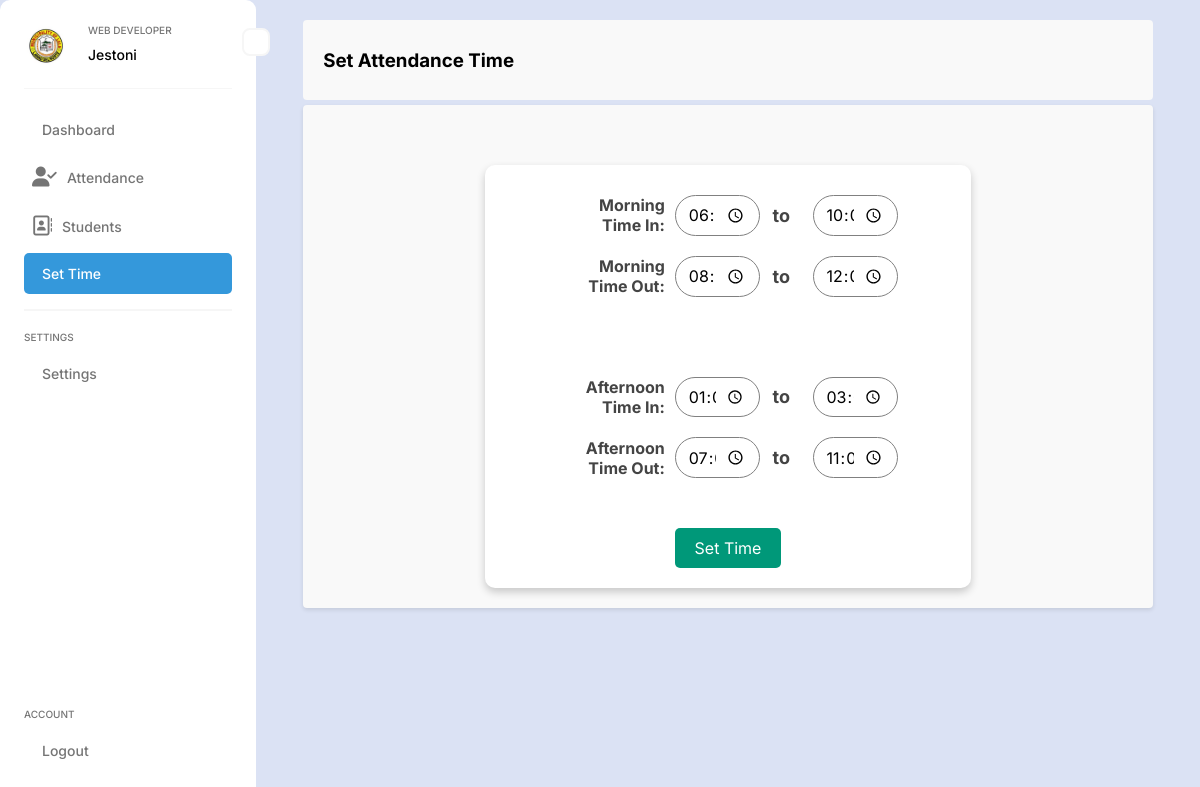
Before: /ADMIN/set_time.php with the older database file.
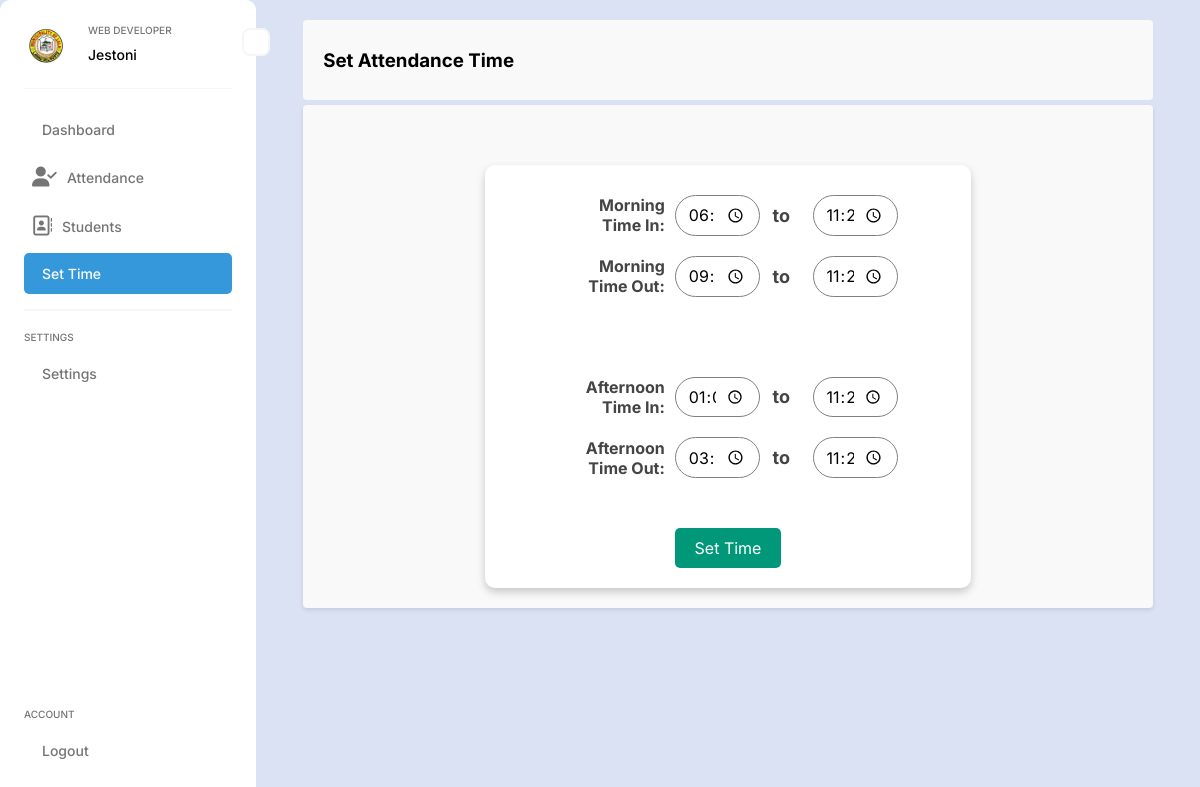
After: the same page with the newer database file.
### tables this page shows
CREATE TABLE `attendance_settings_tbl` (
  `id` int(11) NOT NULL,
  `MORNING_TIME_IN` varchar(10) NOT NULL,
  `TIME_IN_END` varchar(10) NOT NULL,
  `MORNING_TIME_OUT` varchar(10) NOT NULL,
  `TIME_OUT_END` varchar(10) NOT NULL,
  `AFTERNOON_TIME_IN` varchar(10) NOT NULL,
  `AFTERNOON_TIME_IN_END` varchar(10) NOT NULL,
  `AFTERNOON_TIME_OUT` varchar(10) NOT NULL,
  `AFTERNOON_TIME_OUT_END` varchar(10) NOT NULL
);

### ADMIN/set_time.php (the view, shortened to what this page needs)
<?php
include '../CONNECTION/connection.php';
$query = "SELECT * FROM attendance_settings_tbl WHERE id = 1";
$result = $conn->query($query);
if ($result->num_rows > 0) {
    $row = $result->fetch_assoc();
    $start_time = date("H:i", strtotime($row['MORNING_TIME_IN']));
    $start_time_end = date("H:i", strtotime($row['TIME_IN_END']));
    $morning_time_out = date("H:i", strtotime($row['MORNING_TIME_OUT']));
    $morning_time_out_end = date("H:i", strtotime($row['TIME_OUT_END']));
    $afternoon_time_in = date("H:i", strtotime($row['AFTERNOON_TIME_IN']));
    $afternoon_time_in_end = date("H:i", strtotime($row['AFTERNOON_TIME_IN_END']));
    $afternoon_time_out = date("H:i", strtotime($row['AFTERNOON_TIME_OUT']));
    $afternoon_time_out_end = date("H:i", strtotime($row['AFTERNOON_TIME_OUT_END']));
} else {
    $start_time = $start_time_end = $morning_time_out = $morning_time_out_end = "";
    $afternoon_time_in = $afternoon_time_in_end = $afternoon_time_out = $afternoon_time_out_end = "";
}
?>
<!DOCTYPE html>
<html lang="en">
<head>
    <link rel="stylesheet" href="CSS/set_time.css">
    <link rel="stylesheet" href="https://cdnjs.cloudflare.com/ajax/libs/font-awesome/6.0.0-beta3/css/all.min.css">
</head>
<body>
    <div class="container">
        <div class="nav">
            <?php include 'sidenav.php'; ?>
        </div>
        <div class="content-container">
            <div class="header-container">
                <h3>Set Attendance Time</h3>
            </div>
            <div class="form_wrapper">
                <form action="" method="post" onsubmit="showModal(event)">
                    <div class="time-container">
                        <div class="time-group">
                            <label for="start_time">Morning Time In:</label>
                            <input type="time" id="start_time" name="start_time" value="<?php echo $start_time; ?>" required>
                            <label for="start_time_end" class="end-label">to</label>
                            <input type="time" id="start_time_end" name="start_time_end" value="<?php echo $start_time_end; ?>" required>
                        </div>
                        <div class="time-group">
                            <label for="morning_time_out">Morning Time Out:</label>
                            <input type="time" id="morning_time_out" name="morning_time_out" value="<?php echo $morning_time_out; ?>" required>
                            <label for="morning_time_out_end" class="end-label">to</label>
                            <input type="time" id="morning_time_out_end" name="morning_time_out_end" value="<?php echo $morning_time_out_end; ?>" required>
                        </div>
                        <br>
                        <br>
                        <br>
                        <div class="time-group">
                            <label for="afternoon_time_in">Afternoon Time In:</label>
                            <input type="time" id="afternoon_time_in" name="afternoon_time_in" value="<?php echo $afternoon_time_in; ?>" required>
                            <label for="afternoon_time_in_end" class="end-label">to</label>
                            <input type="time" id="afternoon_time_in_end" name="afternoon_time_in_end" value="<?php echo $afternoon_time_in_end; ?>" required>
                        </div>
                        <div class="time-group">
                            <label for="afternoon_time_out">Afternoon Time Out:</label>
                            <input type="time" id="afternoon_time_out" name="afternoon_time_out" value="<?php echo $afternoon_time_out; ?>" required>
                            <label for="afternoon_time_out_end" class="end-label">to</label>
                            <input type="time" id="afternoon_time_out_end" name="afternoon_time_out_end" value="<?php echo $afternoon_time_out_end; ?>" required>
                        </div>
                        <button type="submit" class="set_time">Set Time</button>
                    </div>
</body>
</html>

### ADMIN/sidenav.php (shortened to what this page needs)
<!DOCTYPE html>
<html lang="en">
<head>
    <link rel="stylesheet" href="https://cdnjs.cloudflare.com/ajax/libs/font-awesome/6.7.2/css/all.min.css" />
    <link rel="stylesheet" href="CSS/sidenav.css" />
</head>
<body>
    <div class="container">
        <div class="sidebar">
            <div class="menu-btn">
            </div>
            <div class="head">
                <div class="user-img">
                    <img src="../img/tonix.jpg" alt="User Image" />
                </div>
                <div class="user-details">
                    <h6 class="title">Web Developer</h6>
                    <h6 class="name">Jestoni</h6>
                </div>
            </div>
            <div class="nav">
                <div class="menu">
                    <ul>
                        <li>
                            <a href="dashboard.php">
                                <span class="text">Dashboard</span>
                            </a>
                        </li>
                        <li>
                            <a href="attendance.php">
                            <i class="icon fa-solid fa-user-check"></i>
                                <span class="text">Attendance</span>
                            </a>
                        </li>
                        <li class="has-submenu">
                            <a href="student.php" class="menu-link">
                                <i class="icon fa-regular fa-address-book"></i>
                                <span class="text">Students</span>
                            </a>
                        </li>
                        <li>
                            <a href="set_time.php">
                                <span class="text">Set Time</span>
                            </a>
                        </li>
                    </ul>
                </div>
                <div class="menu">
                    <h6 class="title">Settings</h6>
                    <ul>
                        <li>
                            <a href="#">
                                <span class="text">Settings</span>
                            </a>
                        </li>
                    </ul>
                </div>
            </div>
            <div class="menu">
                <h6 class="title">Account</h6>
                <ul>
                    <li>
                        <a href="../logout.php">
                            <span class="text">Logout</span>
                        </a>
                    </li>
                </ul>
            </div>
        </div>
    </div>
</body>
</html>

### ADMIN/CSS/set_time.css (style rules this page uses)
body { display: flex; flex-direction: column; align-items: center; margin: 0; padding: 0; background-color: #f0f2f5; }
.container { display: flex; }
.content-container { display: flex; flex-direction: column; margin-top: 0; width: 100%; height: 100vh; }
.header-container, .form_wrapper { width: 90%; margin: 0 auto; }
h3 { padding-left: 20px; }
.header-container { width: 90%; border-radius: 4px; background-color: #f9f9f9; color: black; margin: 20px auto 5px; height: 80px; display: flex; align-items: center; }
.form_wrapper { display: flex; justify-content: center; width: 90%; min-height: 60vh; }
form { width: 100%; display: flex; flex-direction: column; align-items: center; gap: 20px; background: #f9f9f9; color: black; padding: 20px; border-radius: 4px; box-shadow: 0 2px 4px rgba(0, 0, 0, 0.1); }
.time-container { display: flex; flex-direction: column; align-items: center; width: 60%; background: white; padding: 20px; border-radius: 10px; box-shadow: 0 4px 8px rgba(0, 0, 0, 0.2); margin-top: 40px; }
.time-group { display: flex; justify-content: center; align-items: center; width: 100%; padding: 10px; }
.time-group label { font-weight: bold; width: 25%; text-align: right; font-size: 16px; color: #444; margin-right: 10px; }
.time-group input { width: 20%; font-size: 16px; padding: 8px 12px; border-radius: 50px; border: 1px solid gray; text-align: center; }
.time-group .end-label { text-align: center; width: 10%; font-size: 18px; font-weight: bold; }
.set_time { background: #009879; color: white; padding: 10px 20px; border: none; border-radius: 5px; cursor: pointer; font-size: 16px; margin-top: 40px; }

### ADMIN/CSS/sidenav.css (style rules this page uses)
* { margin: 0; padding: 0; box-sizing: border-box; font-family: "Inter", sans-serif; }
body { background-color: #dbe2f4; }
.container { display: flex; align-items: center; width: 100%; min-height: 100vh; }
.sidebar { position: relative; width: 256px; height: 100vh; display: flex; flex-direction: column; gap: 20px; background-color: #fff; padding: 24px; border-radius: 10px; transition: all 0.3s; }
.sidebar .head { display: flex; gap: 20px; padding-bottom: 20px; border-bottom: 1px solid #f6f6f6; }
.user-img { width: 44px; height: 44px; border-radius: 50%; overflow: hidden; }
.user-img img { width: 100%; object-fit: cover; }
.user-details .title, .menu .title { font-size: 10px; font-weight: 500; color: #757575; text-transform: uppercase; margin-bottom: 10px; }
.user-details .name { font-size: 14px; font-weight: 500; }
.nav { flex: 1; }
.nav ul li a.active { background-color: #3498db; color: #fff; border-radius: 5px; }
.menu ul li { position: relative; list-style: none; margin-bottom: 5px; }
.menu ul li a { display: flex; align-items: center; gap: 10px; font-size: 14px; font-weight: 500; color: #757575; text-decoration: none; padding: 12px 8px; border-radius: 8px; transition: all 0.3s; }
.menu ul li .icon { font-size: 20px; }
.menu ul li .text { flex: 1; }
.menu:not(:last-child) { padding-bottom: 10px; margin-bottom: 20px; border-bottom: 2px solid #f6f6f6; }
.menu-btn { position: absolute; right: -14px; top: 3.5%; width: 28px; height: 28px; border-radius: 8px; display: flex; align-items: center; justify-content: center; cursor: pointer; color: #757575; border: 2px solid #f6f6f6; background-color: #fff; }

Changed rows visible on the page:
changed attendance_settings_tbl: start_time_end "10:00" → "23:29"; morning_time_out "08:00" → "09:00"; morning_time_out_end "12:00" → "23:29"; afternoon_time_in_end "15:00" → "23:22"; afternoon_time_out "19:00" → "15:00"; afternoon_time_out_end "23:03" → "23:21"
